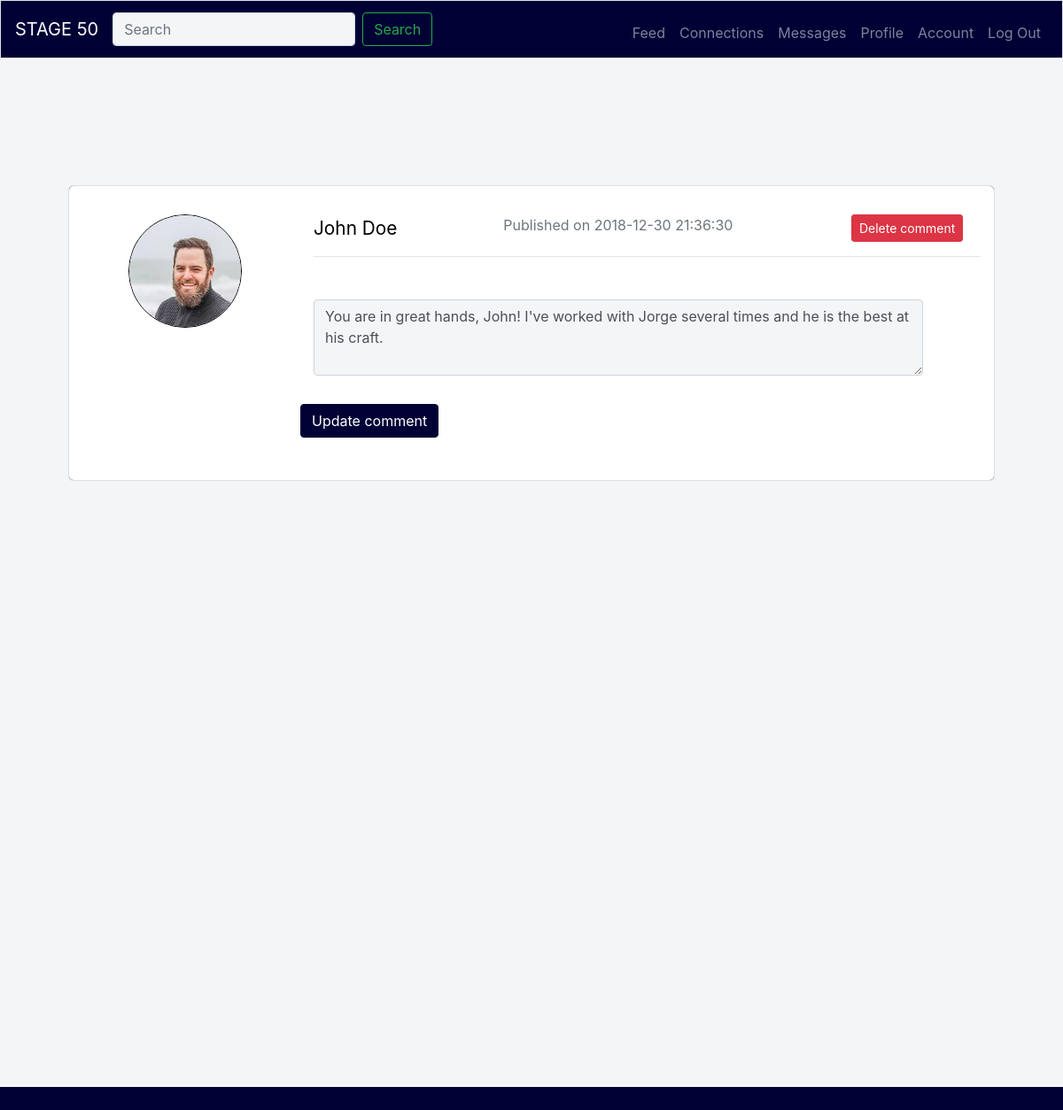
The page /comment/13/edit (signed in) on the database its author committed.
### tables this page shows
CREATE TABLE 'users' (
    'id' integer PRIMARY KEY AUTOINCREMENT NOT NULL,
    'first' varchar(100) NOT NULL,
    'last' varchar(100) NOT NULL,
    'email' varchar(100) NOT NULL UNIQUE,
    'hash' text NOT NULL,
    'created_at' datetime NOT NULL
);

CREATE TABLE 'comments' (
    'id' integer PRIMARY KEY AUTOINCREMENT NOT NULL,
    'author_id' integer NOT NULL REFERENCES users(id),
    'post_id' integer NOT NULL REFERENCES posts(id),
    'content' text NOT NULL,
    'date_published' datetime NOT NULL
);

### application.py (the view)
@app.route("/comment/<commentid>/edit", methods=["GET", "POST"])
@login_required
def comment_edit(commentid):
    if request.method == "POST":
        comment = get_comment(conn, commentid)
        if session["user_id"] != comment["author_id"]:
            flash("You don't have permission to do that.", "danger")
            return redirect("/post/" + str(comment["post_id"]))
        if not request.form.get("content"):
            flash("Comment cannot be empty.", "danger")
            return redirect("/comment/" + commentid + "/edit")
        update_comment(conn, commentid, request.form.get("content"))
        flash("Comment updated!", "success")
        return redirect("/post/" + str(comment["post_id"]))
    else:
        comment = get_comment(conn, commentid)
        if session["user_id"] != comment["author_id"]:
            flash("You don't have permission to do that.", "danger")
            return redirect("/post/" + str(comment["post_id"]))
        return render_template("comment.html", comment=comment)

### application.py (called while the page is built)
@app.after_request
def after_request(response):
    response.headers["Cache-Control"] = "no-cache, no-store, must-revalidate"
    response.headers["Expires"] = 0
    response.headers["Pragma"] = "no-cache"
    return response

### helpers.py (called while the page is built)
def login_required(f):
    @wraps(f)
    def decorated_function(*args, **kwargs):
        if session.get("user_id") is None:
            return redirect("/login")
        return f(*args, **kwargs)
    return decorated_function

def get_picture_path(picture_name):
    picture_path = os.path.join('static/profile_pics', picture_name)
    return picture_path

def get_comment(conn, commentid):
    cursor = conn.execute("""SELECT comments.*, users.first, users.last, profiles.picture
                             FROM comments
                             JOIN users ON comments.author_id = users.id
                             JOIN profiles ON comments.author_id = profiles.id
                             WHERE comments.id = :commentid""",
                             {"commentid": commentid})
    row = cursor.fetchone()
    if row is None:
        return None
    comment = {}
    comment["id"] = row[0]
    comment["author_id"] = row[1]
    comment["post_id"] = row[2]
    comment["content"] = row[3]
    comment["date_published"] = row[4]
    comment["author_first"] = row[5]
    comment["author_last"] = row[6]
    comment["author_picture"] = get_picture_path(row[7])
    return comment

### templates/comment.html (shortened to what this page needs)
{% extends "layout.html" %}
{% block styles %}
    {{ super() }}
{% endblock %}
{% block navbar %}
    {{ super() }}
{% endblock %}
{% block main %}
    <form class="post row" action="/comment/{{ comment.id }}/edit" method="POST">
        <div class="post-picture col-md-3">
            <img class="round-medium-pic" src="/{{ comment.author_picture }}" alt="{{ comment.author_first }} {{ comment.author_last }}"/>
        </div>
        <div class="post-data col-md-9">
            <div class="post-metadata row">
                <div class="post-author-name col-md-3">
                    <a href="/profile/{{ comment.author_id }}">{{ comment.author_first }} {{ comment.author_last }}</a>
                </div>
                <div class="post-date-published col-md-5 text-muted">
                    Published on {{ comment.date_published }}
                </div>
                {% if comment.author_id == session.user_id %}
                <div class="post-edit col-md-1"></div>
                <div class="post-delete col-md-3">
                    <a class="btn btn-sm btn-danger" href="/comment/{{ comment.id }}/delete">Delete comment</a>
                </div>
                {% endif %}
            </div>
            <hr/>
            <div class="post-content row">
                <div class="col-md-11">
                    <textarea class="form-control" name="content" placeholder="Share something here." rows="3" cols="50">{{ comment.content }}</textarea>
                </div>
                <div class="col-md-1"></div>
            </div>
            <div class="form-group row">
                <button class="btn btn-md btn-success" type="submit">Update comment</button>
            </div>
        </div>
    </form>
{% endblock %}

### static/styles.css (style rules this page uses)
html, body { height: 100%; width: 100%; min-height: 100%; background-color: #f4f5f7; }
.round-big-pic, .round-medium-pic, .round-small-pic { overflow: hidden; border: 1px solid black; border-radius: 50%; }
.round-medium-pic { height: 8rem; width: 8rem; }
.post { background-color: #fff; margin: 3rem auto; padding: 2rem 0; box-shadow: 0 0 1px black; border-radius: 5px; }
.post-picture, .post-data, .post-author-name, .post-date-published, .post-edit, .post-delete { display: inline-block; }
.post-author-name { text-align: left; }
.post-author-name>a { font-size: 1.3rem; color: black; }
.post-content { padding-top: 2rem; padding-bottom: 2rem; }
.form-group>button { background-color: #000035; border-color: #000035; text-align: center; }
.form-control { background-color: #f4f5f7; }

### rows shown on the page
users: author_first "John", author_last "Doe"
comments: date_published "2018-12-30 21:36:30", content "You are in great hands, John! I've worked with Jorge several times and he is the best at his craft."
